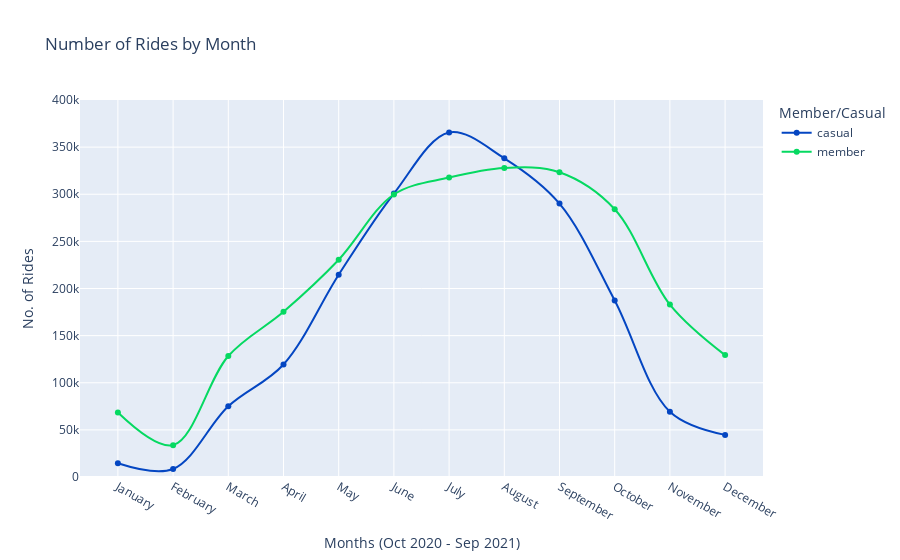

Notebook code for this chart:
### Code cell
fig_2 = df.groupby(['year', 'month', 'member_casual'], as_index=False).count()
fig_2 = fig_2[fig_2['ride_id'] != 0]

px.line(fig_2, x = 'month', y = 'ride_id', range_y = [0,400000],
        color = 'member_casual', 
        line_shape = 'spline',
        markers=True,
        title = 'Number of Rides by Month',
        labels = {'ride_id': 'No. of Rides', 'month': 'Months (Oct 2020 - Sep 2021)', 'member_casual': 'Member/Casual'},
        hover_name = 'member_casual', hover_data = {'member_casual': False, 'month': True, 'ride_id': True}, 
        color_discrete_map = {'casual': '#0446c2', 'member': '#05d961'})

### Figure 1 — Plotly figure (JSON) as saved in the notebook; plotly's stock layout.template omitted (floating-point values rounded to 4 significant figures)
{"data": [{"customdata": [["casual"], ["casual"], ["casual"], ["casual"], ["casual"], ["casual"], ["casual"], ["casual"], ["casual"], ["casual"], ["casual"], ["casual"]], "hovertemplate": "<b>%{hovertext}</b><br><br>Months (Oct 2020 - Sep 2021)=%{x}<br>No. of Rides=%{y}<extra></extra>", "hovertext": ["casual", "casual", "casual", "casual", "casual", "casual", "casual", "casual", "casual", "casual", "casual", "casual"], "legendgroup": "casual", "line": {"color": "#0446c2", "dash": "solid", "shape": "spline"}, "marker": {"symbol": "circle"}, "mode": "markers+lines", "name": "casual", "orientation": "v", "showlegend": true, "type": "scatter", "x": ["January", "February", "March", "April", "May", "June", "July", "August", "September", "October", "November", "December"], "xaxis": "x", "y": [14629, 8508, 75059, 119362, 214652, 300769, 365513, 338138, 290078, 187324, 69267, 44684], "yaxis": "y"}, {"customdata": [["member"], ["member"], ["member"], ["member"], ["member"], ["member"], ["member"], ["member"], ["member"], ["member"], ["member"], ["member"]], "hovertemplate": "<b>%{hovertext}</b><br><br>Months (Oct 2020 - Sep 2021)=%{x}<br>No. of Rides=%{y}<extra></extra>", "hovertext": ["member", "member", "member", "member", "member", "member", "member", "member", "member", "member", "member", "member"], "legendgroup": "member", "line": {"color": "#05d961", "dash": "solid", "shape": "spline"}, "marker": {"symbol": "circle"}, "mode": "markers+lines", "name": "member", "orientation": "v", "showlegend": true, "type": "scatter", "x": ["January", "February", "March", "April", "May", "June", "July", "August", "September", "October", "November", "December"], "xaxis": "x", "y": [68345, 33793, 128349, 175261, 230505, 299743, 317690, 327946, 323287, 284140, 182922, 129321], "yaxis": "y"}], "layout": {"legend": {"title": {"text": "Member/Casual"}, "tracegroupgap": 0}, "title": {"text": "Number of Rides by Month"}, "xaxis": {"anchor": "y", "domain": [0.0, 1.0], "title": {"text": "Months (Oct 2020 - Sep 2021)"}}, "yaxis": {"anchor": "x", "domain": [0.0, 1.0], "range": [0, 400000], "title": {"text": "No. of Rides"}}}}
